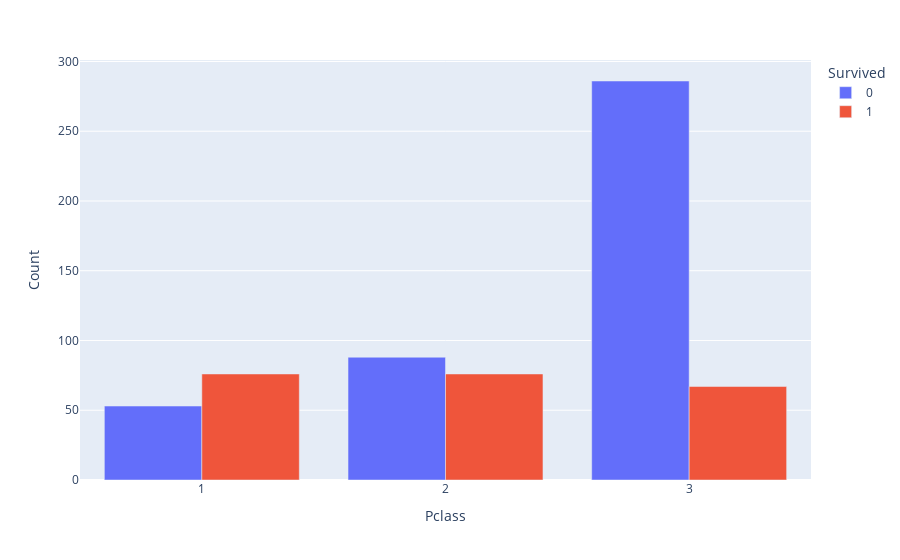

Source (notebook cell):
### Markdown cell above
При такой группировке пассажиров, общий тренд по-прежнему сохраняется - мужчины погибали намного чаще женщин. Можно заметить, что взошедшие на борт в **Квинстауне** (**Q**) мужчины практически все погибли, а значительная часть женщин, взошедших на борт в **Шербуре** (**C**), выжила.

Посмотрим на *Классы билетов* пассажиров, взошедших на борт в разных городах.

**Саутгемптон** (**S**)

### Code cell
plot_barplot(train_data, 'Embarked', 'S', 'Pclass')

### Figure 1 — Plotly figure (JSON) as saved in the notebook; plotly's stock layout.template omitted (floating-point values rounded to 4 significant figures)
{"data": [{"alignmentgroup": "True", "hovertemplate": "Survived=0<br>Pclass=%{x}<br>Count=%{y}<extra></extra>", "legendgroup": "0", "marker": {"color": "#636efa"}, "name": "0", "offsetgroup": "0", "orientation": "v", "showlegend": true, "textposition": "auto", "type": "bar", "x": [1, 2, 3], "xaxis": "x", "y": [53, 88, 286], "yaxis": "y"}, {"alignmentgroup": "True", "hovertemplate": "Survived=1<br>Pclass=%{x}<br>Count=%{y}<extra></extra>", "legendgroup": "1", "marker": {"color": "#EF553B"}, "name": "1", "offsetgroup": "1", "orientation": "v", "showlegend": true, "textposition": "auto", "type": "bar", "x": [1, 2, 3], "xaxis": "x", "y": [76, 76, 67], "yaxis": "y"}], "layout": {"barmode": "group", "legend": {"title": {"text": "Survived"}, "tracegroupgap": 0}, "margin": {"t": 60}, "xaxis": {"anchor": "y", "domain": [0, 1], "title": {"text": "Pclass"}}, "yaxis": {"anchor": "x", "domain": [0, 1], "title": {"text": "Count"}}}}
